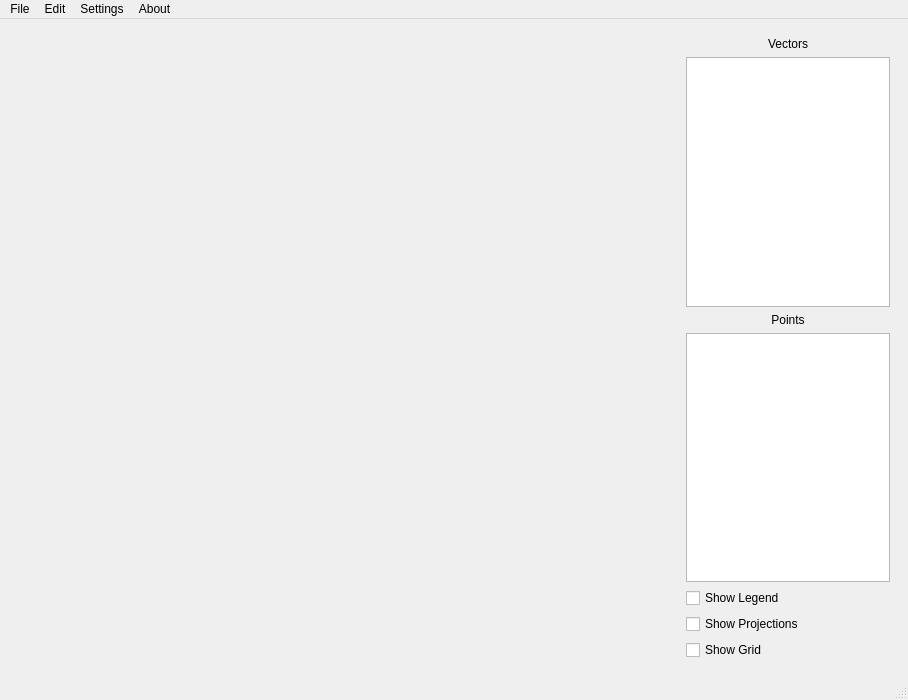
<?xml version="1.0" encoding="UTF-8"?>
<ui version="4.0">
 <class>MainWindow</class>
 <widget class="QMainWindow" name="MainWindow">
  <property name="geometry">
   <rect>
    <x>0</x>
    <y>0</y>
    <width>908</width>
    <height>700</height>
   </rect>
  </property>
  <property name="minimumSize">
   <size>
    <width>600</width>
    <height>300</height>
   </size>
  </property>
  <property name="windowTitle">
   <string>MainWindow</string>
  </property>
  <widget class="QWidget" name="centralwidget">
   <layout class="QGridLayout" name="gridLayout">
    <item row="1" column="3" rowspan="3">
     <widget class="QWidget" name="DataArea" native="true">
      <property name="sizePolicy">
       <sizepolicy hsizetype="Preferred" vsizetype="Preferred">
        <horstretch>0</horstretch>
        <verstretch>0</verstretch>
       </sizepolicy>
      </property>
      <property name="maximumSize">
       <size>
        <width>222</width>
        <height>16777215</height>
       </size>
      </property>
      <property name="sizeIncrement">
       <size>
        <width>0</width>
        <height>0</height>
       </size>
      </property>
      <property name="baseSize">
       <size>
        <width>0</width>
        <height>0</height>
       </size>
      </property>
      <layout class="QGridLayout" name="gridLayout_2">
       <item row="1" column="0" colspan="3">
        <widget class="QListWidget" name="listVectors"/>
       </item>
       <item row="3" column="0" colspan="3">
        <widget class="QListWidget" name="listPoints"/>
       </item>
       <item row="0" column="0" colspan="3">
        <widget class="QLabel" name="label">
         <property name="text">
          <string>Vectors</string>
         </property>
         <property name="textFormat">
          <enum>Qt::AutoText</enum>
         </property>
         <property name="scaledContents">
          <bool>false</bool>
         </property>
         <property name="alignment">
          <set>Qt::AlignCenter</set>
         </property>
        </widget>
       </item>
       <item row="2" column="0" colspan="3">
        <widget class="QLabel" name="label_2">
         <property name="text">
          <string>Points</string>
         </property>
         <property name="alignment">
          <set>Qt::AlignCenter</set>
         </property>
        </widget>
       </item>
       <item row="4" column="0">
        <widget class="QCheckBox" name="LegendBox">
         <property name="text">
          <string>Show Legend</string>
         </property>
        </widget>
       </item>
       <item row="5" column="0">
        <widget class="QCheckBox" name="ProjectionsBox">
         <property name="text">
          <string>Show Projections</string>
         </property>
        </widget>
       </item>
       <item row="6" column="0">
        <widget class="QCheckBox" name="GridBox">
         <property name="text">
          <string>Show Grid</string>
         </property>
        </widget>
       </item>
      </layout>
     </widget>
    </item>
    <item row="1" column="1" rowspan="3" colspan="2">
     <layout class="QVBoxLayout" name="MatplotArea"/>
    </item>
   </layout>
  </widget>
  <widget class="QMenuBar" name="menubar">
   <property name="geometry">
    <rect>
     <x>0</x>
     <y>0</y>
     <width>908</width>
     <height>21</height>
    </rect>
   </property>
   <widget class="QMenu" name="menuFile">
    <property name="title">
     <string>File</string>
    </property>
    <addaction name="actionNew_File"/>
    <addaction name="actionOpen_File"/>
    <addaction name="actionSave_File"/>
    <addaction name="actionSave_New"/>
    <addaction name="separator"/>
    <addaction name="actionExport_Image"/>
   </widget>
   <widget class="QMenu" name="menuEdit">
    <property name="title">
     <string>Edit</string>
    </property>
    <addaction name="actionAdd_Vector"/>
    <addaction name="actionAdd_Point"/>
    <addaction name="actionRemove_Vector"/>
    <addaction name="actionRemove_Point"/>
    <addaction name="separator"/>
    <addaction name="actionGenerate_Sum_Vector"/>
    <addaction name="actionGenerate_Subtract_Vector"/>
   </widget>
   <widget class="QMenu" name="menuSettings">
    <property name="title">
     <string>Settings</string>
    </property>
    <addaction name="actionAdd_Legend"/>
    <addaction name="actionShow_Projections"/>
    <addaction name="actionShow_Hide_Grid"/>
    <addaction name="separator"/>
    <addaction name="actionSet_Name"/>
    <addaction name="actionSet_XLabel_Name"/>
    <addaction name="actionSet_YLabel_Name"/>
   </widget>
   <widget class="QMenu" name="menuAbout">
    <property name="title">
     <string>About</string>
    </property>
    <addaction name="actionVersion"/>
    <addaction name="actionInfo"/>
    <addaction name="actionHelp"/>
   </widget>
   <addaction name="menuFile"/>
   <addaction name="menuEdit"/>
   <addaction name="menuSettings"/>
   <addaction name="menuAbout"/>
  </widget>
  <widget class="QStatusBar" name="statusbar"/>
  <action name="actionNew_File">
   <property name="text">
    <string>New File</string>
   </property>
   <property name="statusTip">
    <string>Create a new file</string>
   </property>
   <property name="shortcut">
    <string>Ctrl+N</string>
   </property>
  </action>
  <action name="actionOpen_File">
   <property name="text">
    <string>Open File</string>
   </property>
   <property name="statusTip">
    <string>Open a file in .vet format</string>
   </property>
   <property name="shortcut">
    <string>Ctrl+O</string>
   </property>
  </action>
  <action name="actionSave_File">
   <property name="text">
    <string>Save File</string>
   </property>
   <property name="statusTip">
    <string>Save the file if filename is different from None</string>
   </property>
   <property name="shortcut">
    <string>Ctrl+S</string>
   </property>
  </action>
  <action name="actionSave_New">
   <property name="text">
    <string>Save New</string>
   </property>
   <property name="statusTip">
    <string>Save a new file in .vet format</string>
   </property>
   <property name="shortcut">
    <string>Ctrl+Shift+S</string>
   </property>
  </action>
  <action name="actionAdd_Vector">
   <property name="text">
    <string>Add Vector</string>
   </property>
   <property name="statusTip">
    <string>Add a new vector in the plane</string>
   </property>
   <property name="shortcut">
    <string>Ctrl+V</string>
   </property>
  </action>
  <action name="actionRemove_Vector">
   <property name="text">
    <string>Remove Vector</string>
   </property>
   <property name="statusTip">
    <string>Remove a vector from the plane</string>
   </property>
   <property name="shortcut">
    <string>Ctrl+Shift+V</string>
   </property>
  </action>
  <action name="actionGenerate_Sum_Vector">
   <property name="text">
    <string>Generate Sum Vector</string>
   </property>
   <property name="statusTip">
    <string>Generate a vector sum from two vectors of the plane</string>
   </property>
   <property name="shortcut">
    <string>Shift+V</string>
   </property>
  </action>
  <action name="actionGenerate_Subtract_Vector">
   <property name="text">
    <string>Generate Subtract Vector</string>
   </property>
   <property name="statusTip">
    <string>Generate a vector subtract from two vectors of the plane</string>
   </property>
   <property name="shortcut">
    <string>Shift+S</string>
   </property>
  </action>
  <action name="actionGenerate_Multiply_Vector">
   <property name="text">
    <string>Generate Multiply Vector</string>
   </property>
   <property name="statusTip">
    <string>Multiply two vectors</string>
   </property>
   <property name="shortcut">
    <string>*</string>
   </property>
  </action>
  <action name="actionGenerate_Divided_Vector">
   <property name="text">
    <string>Generate Divided Vector</string>
   </property>
   <property name="statusTip">
    <string>Divide two vectors</string>
   </property>
   <property name="shortcut">
    <string>/</string>
   </property>
  </action>
  <action name="actionAdd_Legend">
   <property name="text">
    <string>Show/Hide Legend</string>
   </property>
   <property name="statusTip">
    <string>This enable or disable the legend (if is already enabled)</string>
   </property>
   <property name="shortcut">
    <string>Ctrl+L</string>
   </property>
  </action>
  <action name="actionAdd_Point">
   <property name="text">
    <string>Add Point</string>
   </property>
   <property name="statusTip">
    <string>Add a new point in the plane</string>
   </property>
   <property name="shortcut">
    <string>Ctrl+P</string>
   </property>
  </action>
  <action name="actionRemove_Point">
   <property name="text">
    <string>Remove Point</string>
   </property>
   <property name="statusTip">
    <string>Remove a point from the plane</string>
   </property>
   <property name="shortcut">
    <string>Ctrl+Shift+P</string>
   </property>
  </action>
  <action name="actionShow_Projections">
   <property name="text">
    <string>Show/Hide Projections</string>
   </property>
   <property name="statusTip">
    <string>This enable or disable the projection (if they are already enabled)</string>
   </property>
   <property name="shortcut">
    <string>Ctrl+W</string>
   </property>
  </action>
  <action name="actionSet_Name">
   <property name="text">
    <string>Set Name</string>
   </property>
   <property name="statusTip">
    <string>Set the name of the plane for your rappresentation</string>
   </property>
   <property name="shortcut">
    <string>Ctrl+Shift+N</string>
   </property>
  </action>
  <action name="actionSet_XLabel_Name">
   <property name="text">
    <string>Set XLabel Name</string>
   </property>
   <property name="statusTip">
    <string>Set the name of the x axis</string>
   </property>
   <property name="shortcut">
    <string>Ctrl+Shift+X</string>
   </property>
  </action>
  <action name="actionSet_YLabel_Name">
   <property name="text">
    <string>Set YLabel Name</string>
   </property>
   <property name="statusTip">
    <string>Set the name of the y axis</string>
   </property>
   <property name="shortcut">
    <string>Ctrl+Shift+Y</string>
   </property>
  </action>
  <action name="actionVersion">
   <property name="text">
    <string>Version</string>
   </property>
   <property name="statusTip">
    <string>Show the version of Vettori</string>
   </property>
  </action>
  <action name="actionInfo">
   <property name="text">
    <string>Info</string>
   </property>
   <property name="statusTip">
    <string>Show information about vettori</string>
   </property>
  </action>
  <action name="actionHelp">
   <property name="text">
    <string>Help</string>
   </property>
   <property name="statusTip">
    <string>This can help you if you are new on vettori</string>
   </property>
  </action>
  <action name="actionExport_Image">
   <property name="text">
    <string>Export Image</string>
   </property>
   <property name="statusTip">
    <string>Export an image of your plane in .png format. Is already possible if you click in the floppy icon on the toolbar</string>
   </property>
   <property name="shortcut">
    <string>Ctrl+E</string>
   </property>
  </action>
  <action name="actionShow_Hide_Grid">
   <property name="text">
    <string>Show/Hide Grid</string>
   </property>
   <property name="statusTip">
    <string>This enable or disable the grid (if is already enabled)</string>
   </property>
   <property name="shortcut">
    <string>Ctrl+G</string>
   </property>
  </action>
 </widget>
 <resources/>
 <connections/>
</ui>
